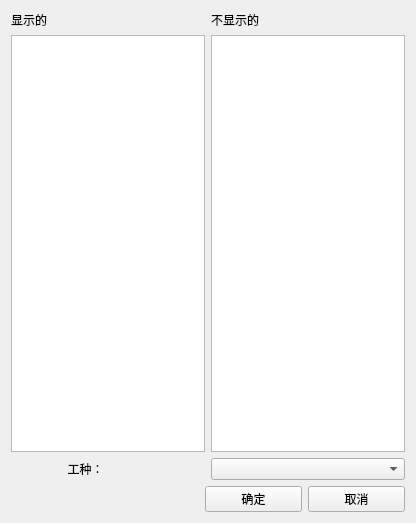
<?xml version="1.0" encoding="UTF-8"?>
<ui version="4.0">
 <class>setting</class>
 <widget class="QWidget" name="setting">
  <property name="geometry">
   <rect>
    <x>0</x>
    <y>0</y>
    <width>416</width>
    <height>523</height>
   </rect>
  </property>
  <property name="windowTitle">
   <string>Form</string>
  </property>
  <layout class="QGridLayout" name="gridLayout">
   <item row="0" column="0">
    <widget class="QLabel" name="label">
     <property name="text">
      <string>显示的</string>
     </property>
    </widget>
   </item>
   <item row="0" column="2">
    <widget class="QLabel" name="label_2">
     <property name="text">
      <string>不显示的</string>
     </property>
    </widget>
   </item>
   <item row="1" column="0" colspan="2">
    <widget class="QListWidget" name="listWidget"/>
   </item>
   <item row="1" column="2">
    <widget class="QListWidget" name="listWidget_2"/>
   </item>
   <item row="2" column="0" colspan="2">
    <widget class="QLabel" name="label_3">
     <property name="text">
      <string>                 工种：</string>
     </property>
    </widget>
   </item>
   <item row="2" column="2">
    <widget class="QComboBox" name="comboBox"/>
   </item>
   <item row="3" column="2">
    <layout class="QHBoxLayout" name="horizontalLayout"/>
   </item>
   <item row="4" column="1" colspan="2">
    <layout class="QHBoxLayout" name="horizontalLayout_2">
     <item>
      <widget class="QPushButton" name="yes">
       <property name="text">
        <string>确定</string>
       </property>
      </widget>
     </item>
     <item>
      <widget class="QPushButton" name="no">
       <property name="text">
        <string>取消</string>
       </property>
      </widget>
     </item>
    </layout>
   </item>
   <item row="4" column="0">
    <spacer name="horizontalSpacer">
     <property name="orientation">
      <enum>Qt::Horizontal</enum>
     </property>
     <property name="sizeHint" stdset="0">
      <size>
       <width>40</width>
       <height>20</height>
      </size>
     </property>
    </spacer>
   </item>
  </layout>
 </widget>
 <resources/>
 <connections/>
</ui>
